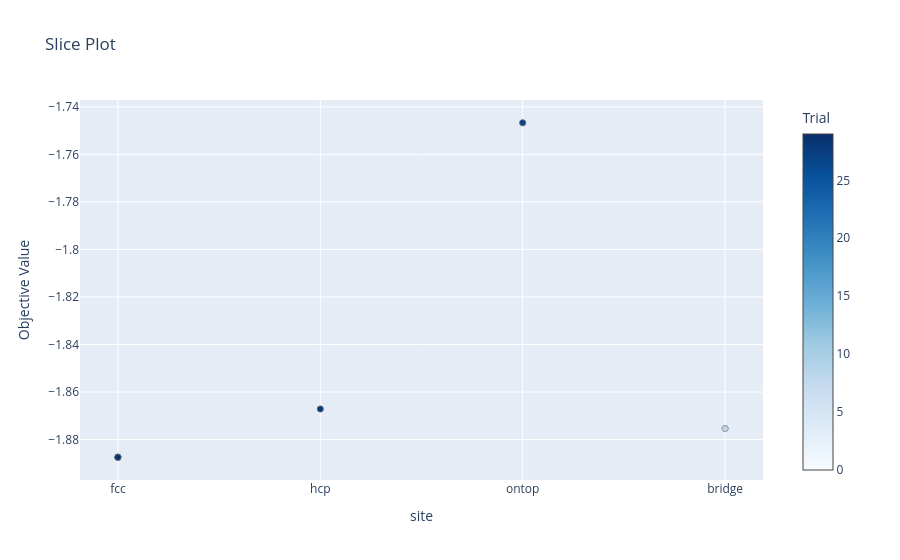

This figure's notebook cell:
### Markdown cell above
今回は探索すべき構造が吸着サイトの４通りしかないので、この実行では1トライアル目でfcc構造を見つけてしまっていることがわかります。

### Code cell
optuna.visualization.plot_slice(study)

### Figure 1 — Plotly figure (JSON) as saved in the notebook; plotly's stock layout.template omitted (floating-point values rounded to 4 significant figures)
{"data": [{"marker": {"color": [0, 1, 2, 3, 4, 5, 6, 7, 8, 9, 10, 11, 12, 13, 14, 15, 16, 17, 18, 19, 20, 21, 22, 23, 24, 25, 26, 27, 28, 29], "colorbar": {"title": {"text": "Trial"}, "x": 1, "xpad": 40, "y": 0.5}, "colorscale": [[0, "rgb(247,251,255)"], [0.125, "rgb(222,235,247)"], [0.25, "rgb(198,219,239)"], [0.375, "rgb(158,202,225)"], [0.5, "rgb(107,174,214)"], [0.625, "rgb(66,146,198)"], [0.75, "rgb(33,113,181)"], [0.875, "rgb(8,81,156)"], [1, "rgb(8,48,107)"]], "line": {"color": "Grey", "width": 0.5}}, "mode": "markers", "showlegend": false, "type": "scatter", "x": ["fcc", "hcp", "ontop", "bridge", "bridge", "bridge", "hcp", "fcc", "bridge", "fcc", "fcc", "fcc", "fcc", "fcc", "ontop", "fcc", "fcc", "fcc", "hcp", "ontop", "fcc", "fcc", "fcc", "fcc", "fcc", "fcc", "fcc", "ontop", "hcp", "fcc"], "y": [-1.887, -1.867, -1.747, -1.875, -1.875, -1.875, -1.867, -1.887, -1.875, -1.887, -1.887, -1.887, -1.887, -1.887, -1.747, -1.887, -1.887, -1.887, -1.867, -1.747, -1.887, -1.887, -1.887, -1.887, -1.887, -1.887, -1.887, -1.747, -1.867, -1.887]}], "layout": {"autosize": true, "title": {"text": "Slice Plot"}, "xaxis": {"autorange": true, "range": [-0.1858, 3.186], "title": {"text": "site"}, "type": "category"}, "yaxis": {"autorange": true, "range": [-1.899, -1.735], "title": {"text": "Objective Value"}, "type": "linear"}}}
